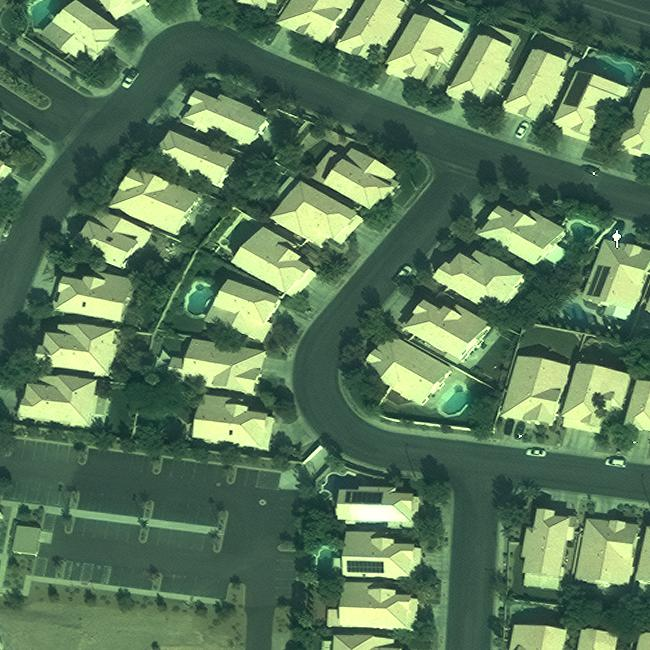
#> input picture figs/eg.jpg, 650 x 650 px
$ python test_auto_bbox.py --image ../figs/eg.jpg --x 5 --y 5 --out out
#> lines starting #> are read from the running program, lines starting #| are printed output that depends on the picture; after the words box and inside, x2 and y2 are one past the last pixel; in counts of white or black regions, pixels touching at a corner belong together
### utils/auto_bbox.py
from dataclasses import asdict, dataclass
from typing import Any, Dict, Optional, Tuple

import cv2
import numpy as np


@dataclass
class AutoBBoxConfig:
    init_window_size: int = 96
    min_box_size: int = 12
    max_box_size: int = 256
    padding: int = 8
    floodfill_lo_diff: int = 12
    floodfill_up_diff: int = 12
    canny_low: int = 50
    canny_high: int = 150
    morph_kernel_size: int = 3
    fallback_box_size: int = 64
    min_area_ratio: float = 0.001
    max_area_ratio: float = 0.8
    max_aspect_ratio: float = 6.0


def generate_adaptive_bbox(image, click_point, config=None, debug=False):
    """
    image: np.ndarray, supports gray/RGB/BGR/RGBA
    click_point: (x, y)
    config: dict or AutoBBoxConfig
    debug: bool

    return:
        bbox: [x1, y1, x2, y2]
        info: dict
    """
    cfg = AutoBBoxConfig()
    info = _base_info(click_point, debug)
    try:
        cfg = _normalize_config(config)
        info["config"] = asdict(cfg)
        valid_image, message = _validate_image(image)
        if not valid_image:
            bbox = _empty_image_fallback(click_point, cfg)
            info.update(
                success=False,
                method="fallback",
                message=message,
                final_bbox=bbox,
                fallback_used=True,
            )
            return bbox, info

        height, width = image.shape[:2]
        point, _ = _normalize_point(click_point)
        if point is None:
            info.update(
                success=False,
                method="fallback",
                message="Invalid click_point; expected numeric (x, y).",
                fallback_used=True,
            )
            bbox = _fallback_bbox((0, 0), width, height, cfg)
            info["final_bbox"] = bbox
            return bbox, info

        x, y = point
        info["click_point"] = [x, y]
        click_inside = 0 <= x < width and 0 <= y < height
        if not click_inside:
            clamped_point = (int(np.clip(x, 0, width - 1)), int(np.clip(y, 0, height - 1)))
            bbox = _fallback_bbox(clamped_point, width, height, cfg)
            info.update(
                success=False,
                method="fallback",
                message="click_point is outside image bounds; returned clipped fallback bbox.",
                final_bbox=bbox,
                fallback_used=True,
            )
            return bbox, info

        roi, roi_origin, roi_box = _crop_roi(image, point, cfg.init_window_size)
        info["roi"] = roi_box
        gray, gray_message = _to_gray(roi)
        if gray is None:
            bbox = _fallback_bbox(point, width, height, cfg)
            info.update(
                success=False,
                method="fallback",
                message=gray_message,
                final_bbox=bbox,
                fallback_used=True,
            )
            return bbox, info

        mask = _floodfill_mask(gray, (x - roi_origin[0], y - roi_origin[1]), cfg)
        mask = _cleanup_mask(mask, cfg.morph_kernel_size)
        raw_bbox, mask_area, mask_message = _component_bbox_containing_point(
            mask, (x - roi_origin[0], y - roi_origin[1])
        )
        info["mask_area"] = int(mask_area)
        if debug:
            info["debug_mask"] = mask.copy()

        if raw_bbox is None:
            bbox = _fallback_bbox(point, width, height, cfg)
            info.update(
                success=False,
                method="fallback",
                message=mask_message,
                final_bbox=bbox,
                fallback_used=True,
            )
            return bbox, info

        info["raw_bbox"] = _bbox_to_list(raw_bbox)
        final_bbox = _map_bbox_to_image(raw_bbox, roi_origin, cfg.padding, width, height)
        valid, valid_message = _validate_bbox(final_bbox, point, width, height, mask_area, mask.size, cfg)
        if not valid:
            bbox = _fallback_bbox(point, width, height, cfg)
            info.update(
                success=False,
                method="fallback",
                message=valid_message,
                final_bbox=bbox,
                fallback_used=True,
            )
            return bbox, info

        info.update(
            success=True,
            method="floodfill",
            message="adaptive bbox generated.",
            final_bbox=final_bbox,
            fallback_used=False,
        )
        return final_bbox, info
    except Exception as exc:
        bbox = _safe_fallback_from_image(image, click_point, cfg)
        info.update(
            success=False,
            method="fallback",
            message=f"adaptive bbox failed: {exc}",
            final_bbox=bbox,
            fallback_used=True,
        )
        return bbox, info


def _normalize_config(config: Optional[Any]) -> AutoBBoxConfig:
    if config is None:
        return AutoBBoxConfig()
    if isinstance(config, AutoBBoxConfig):
        return config
    if isinstance(config, dict):
        values = asdict(AutoBBoxConfig())
        values.update(config)
        return AutoBBoxConfig(**values)
    raise TypeError("config must be None, dict, or AutoBBoxConfig.")


def _base_info(click_point, debug: bool) -> Dict[str, Any]:
    return {
        "success": False,
        "method": None,
        "message": "",
        "click_point": list(click_point) if _is_point_like(click_point) else click_point,
        "roi": None,
        "raw_bbox": None,
        "final_bbox": None,
        "mask_area": 0,
        "fallback_used": False,
        "debug_mask": None if debug else "disabled",
    }


def _validate_image(image) -> Tuple[bool, str]:
    if image is None:
        return False, "image is None."
    if not isinstance(image, np.ndarray):
        return False, "image must be a numpy ndarray."
    if image.size == 0:
        return False, "image is empty."
    if image.ndim not in (2, 3):
        return False, "image must be gray or HWC color array."
    if image.shape[0] <= 0 or image.shape[1] <= 0:
        return False, "image has invalid spatial shape."
    return True, ""


def _is_point_like(point) -> bool:
    return isinstance(point, (tuple, list, np.ndarray)) and len(point) == 2


def _normalize_point(point) -> Tuple[Optional[Tuple[int, int]], bool]:
    if not _is_point_like(point):
        return None, False
    try:
        x = int(round(float(point[0])))
        y = int(round(float(point[1])))
    except (TypeError, ValueError):
        return None, False
    return (x, y), True


def _crop_roi(image: np.ndarray, point: Tuple[int, int], window_size: int):
    height, width = image.shape[:2]
    half = max(1, int(window_size) // 2)
    x, y = point
    x1 = max(0, x - half)
    y1 = max(0, y - half)
    x2 = min(width, x + half)
    y2 = min(height, y + half)
    return image[y1:y2, x1:x2], (x1, y1), [x1, y1, x2, y2]


def _to_gray(roi: np.ndarray):
    if roi.ndim == 2:
        return _as_uint8(roi), ""
    if roi.ndim != 3:
        return None, "ROI channel layout is invalid."
    channels = roi.shape[2]
    if channels == 1:
        return _as_uint8(roi[:, :, 0]), ""
    if channels == 3:
        return _as_uint8(cv2.cvtColor(roi, cv2.COLOR_BGR2GRAY)), ""
    if channels == 4:
        return _as_uint8(cv2.cvtColor(roi, cv2.COLOR_BGRA2GRAY)), ""
    return None, f"Unsupported image channel count: {channels}."


def _as_uint8(image: np.ndarray) -> np.ndarray:
    if image.dtype == np.uint8:
        return image
    if np.issubdtype(image.dtype, np.floating):
        finite = np.nan_to_num(image, copy=True)
        if finite.max(initial=0) <= 1.0:
            finite = finite * 255.0
        return np.clip(finite, 0, 255).astype(np.uint8)
    return np.clip(image, 0, 255).astype(np.uint8)


def _floodfill_mask(gray: np.ndarray, seed: Tuple[int, int], cfg: AutoBBoxConfig) -> np.ndarray:
    blurred = cv2.GaussianBlur(gray, (5, 5), 0)
    clahe = cv2.createCLAHE(clipLimit=2.0, tileGridSize=(8, 8))
    enhanced = clahe.apply(blurred)
    flood_mask = np.zeros((enhanced.shape[0] + 2, enhanced.shape[1] + 2), dtype=np.uint8)
    flags = 4 | cv2.FLOODFILL_FIXED_RANGE | cv2.FLOODFILL_MASK_ONLY | (255 << 8)
    cv2.floodFill(
        enhanced.copy(),
        flood_mask,
        seedPoint=seed,
        newVal=0,
        loDiff=int(cfg.floodfill_lo_diff),
        upDiff=int(cfg.floodfill_up_diff),
        flags=flags,
    )
    region = flood_mask[1:-1, 1:-1]
    edges = cv2.Canny(enhanced, int(cfg.canny_low), int(cfg.canny_high))
    return np.where((region > 0) & (edges == 0), 255, 0).astype(np.uint8)


def _cleanup_mask(mask: np.ndarray, kernel_size: int) -> np.ndarray:
    size = max(1, int(kernel_size))
    kernel = np.ones((size, size), dtype=np.uint8)
    opened = cv2.morphologyEx(mask, cv2.MORPH_OPEN, kernel)
    return cv2.morphologyEx(opened, cv2.MORPH_CLOSE, kernel)


def _component_bbox_containing_point(mask: np.ndarray, point: Tuple[int, int]):
    x, y = point
    if mask.size == 0 or not (0 <= x < mask.shape[1] and 0 <= y < mask.shape[0]):
        return None, 0, "click point is outside ROI mask."
    num_labels, labels, stats, _ = cv2.connectedComponentsWithStats((mask > 0).astype(np.uint8), 8)
    label_id = labels[y, x]
    if num_labels <= 1 or label_id == 0:
        return None, 0, "floodFill did not produce a valid component containing click_point."
    left, top, width, height, area = stats[label_id]
    return (int(left), int(top), int(left + width), int(top + height)), int(area), "component found."


# [45 lines left out: functions _map_bbox_to_image, _validate_bbox, not called in this run]


def _fallback_bbox(point: Tuple[int, int], image_width: int, image_height: int, cfg: AutoBBoxConfig):
    x, y = point
    half = max(1, int(cfg.fallback_box_size) // 2)
    x1 = int(np.clip(x - half, 0, max(0, image_width - 1)))
    y1 = int(np.clip(y - half, 0, max(0, image_height - 1)))
    x2 = int(np.clip(x + half, min(1, image_width), image_width))
    y2 = int(np.clip(y + half, min(1, image_height), image_height))
    if x2 <= x1:
        x2 = min(image_width, x1 + 1)
    if y2 <= y1:
        y2 = min(image_height, y1 + 1)
    return [x1, y1, x2, y2]


# [16 lines left out: functions _empty_image_fallback, _safe_fallback_from_image, not called in this run]


def _bbox_to_list(bbox):
    return [int(v) for v in bbox]

### tools/test_auto_bbox.py
import argparse
import json
import os
import sys
from dataclasses import asdict

import cv2
import numpy as np

ROOT_DIR = os.path.dirname(os.path.dirname(os.path.abspath(__file__)))
if ROOT_DIR not in sys.path:
    sys.path.insert(0, ROOT_DIR)

from utils.auto_bbox import AutoBBoxConfig, generate_adaptive_bbox


def parse_args():
    default_cfg = AutoBBoxConfig()
    parser = argparse.ArgumentParser(description="Generate and visualize an adaptive bbox from one click point.")
    parser.add_argument("--image", required=True, help="Input image path.")
    parser.add_argument("--x", required=True, type=int, help="Click x coordinate.")
    parser.add_argument("--y", required=True, type=int, help="Click y coordinate.")
    parser.add_argument("--out", required=True, help="Output directory for debug artifacts.")
    parser.add_argument("--debug", action="store_true", help="Save debug mask when available.")

    for name, value in asdict(default_cfg).items():
        arg_type = type(value)
        parser.add_argument(f"--{name.replace('_', '-')}", default=value, type=arg_type)
    return parser.parse_args()


def build_config(args):
    keys = asdict(AutoBBoxConfig()).keys()
    return AutoBBoxConfig(**{key: getattr(args, key) for key in keys})


def load_image(path):
    image = cv2.imread(path, cv2.IMREAD_UNCHANGED)
    if image is None:
        return None, f"Unable to read image: {path}"
    return image, ""


def to_bgr_for_overlay(image):
    if image.ndim == 2:
        return cv2.cvtColor(image, cv2.COLOR_GRAY2BGR)
    if image.ndim == 3 and image.shape[2] == 1:
        return cv2.cvtColor(image[:, :, 0], cv2.COLOR_GRAY2BGR)
    if image.ndim == 3 and image.shape[2] == 3:
        return image.copy()
    if image.ndim == 3 and image.shape[2] == 4:
        return cv2.cvtColor(image, cv2.COLOR_BGRA2BGR)
    raise ValueError(f"Unsupported image shape for overlay: {image.shape}")


def draw_overlay(image, click_point, bbox, roi):
    overlay = to_bgr_for_overlay(image)
    x, y = click_point
    if roi is not None:
        rx1, ry1, rx2, ry2 = [int(v) for v in roi]
        cv2.rectangle(overlay, (rx1, ry1), (rx2, ry2), (255, 0, 0), 2)
        cv2.putText(overlay, "ROI", (rx1, max(0, ry1 - 6)), cv2.FONT_HERSHEY_SIMPLEX, 0.5, (255, 0, 0), 1)

    x1, y1, x2, y2 = [int(v) for v in bbox]
    cv2.rectangle(overlay, (x1, y1), (x2, y2), (0, 255, 0), 2)
    cv2.putText(overlay, "bbox", (x1, min(overlay.shape[0] - 1, y2 + 16)), cv2.FONT_HERSHEY_SIMPLEX, 0.5, (0, 255, 0), 1)
    cv2.drawMarker(overlay, (int(x), int(y)), (0, 0, 255), markerType=cv2.MARKER_CROSS, markerSize=18, thickness=2)
    return overlay


def save_debug_mask(debug_mask, out_dir):
    if isinstance(debug_mask, np.ndarray):
        mask_path = os.path.join(out_dir, "mask.png")
        cv2.imwrite(mask_path, debug_mask)
        return {
            "path": "mask.png",
            "shape": list(debug_mask.shape),
            "dtype": str(debug_mask.dtype),
            "nonzero": int(np.count_nonzero(debug_mask)),
        }
    return debug_mask


def make_json_ready_info(info, out_dir):
    json_info = dict(info)
    json_info["debug_mask"] = save_debug_mask(json_info.get("debug_mask"), out_dir)
    return json_info


def save_outputs(image, click_point, bbox, info, out_dir, image_error=""):
    os.makedirs(out_dir, exist_ok=True)
    json_info = make_json_ready_info(info, out_dir)
    if image_error:
        json_info["image_error"] = image_error

    if image is not None:
        try:
            overlay = draw_overlay(image, click_point, bbox, info.get("roi"))
            cv2.imwrite(os.path.join(out_dir, "bbox_overlay.png"), overlay)
        except Exception as exc:
            json_info["overlay_error"] = str(exc)

    info_path = os.path.join(out_dir, "info.json")
    with open(info_path, "w", encoding="utf-8") as f:
        json.dump(json_info, f, indent=2, ensure_ascii=False)


def print_summary(bbox, info):
    print("bbox:", bbox)
    print("method:", info.get("method"))
    print("fallback_used:", info.get("fallback_used"))
    print("message:", info.get("message"))


def main():
    args = parse_args()
    click_point = (args.x, args.y)
    config = build_config(args)
    image, image_error = load_image(args.image)
#> in load_image, image is the input picture: shape (650, 650, 3); mean B, G, R 89.8, 120.1, 90.7
#> image_error = ''

    bbox, info = generate_adaptive_bbox(image, click_point, config=config, debug=args.debug)
#> in generate_adaptive_bbox, `valid_image, message = _validate_image(image)`: valid_image = True; message = ''
#> in generate_adaptive_bbox, `roi, roi_origin, roi_box = _crop_roi(image, point, cfg.init_window_size)`:
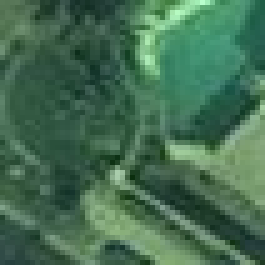
#> roi: shape (53, 53, 3) (shown 5 times larger); mean B, G, R 82.4, 109.5, 68.3
#> in generate_adaptive_bbox, `roi, roi_origin, roi_box = _crop_roi(image, point, cfg.init_window_size)`: roi_origin = (0, 0); roi_box = [0, 0, 53, 53]
#> in generate_adaptive_bbox, `gray, gray_message = _to_gray(roi)`:
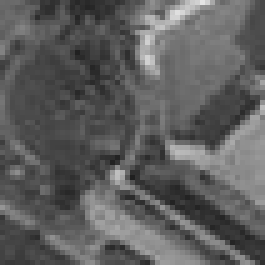
#> gray: shape (53, 53) (shown 5 times larger); min 32, max 228, mean 94.1
#> in generate_adaptive_bbox, `gray, gray_message = _to_gray(roi)`: gray_message = ''
#> in _floodfill_mask, `blurred = cv2.GaussianBlur(gray, (5, 5), 0)`:
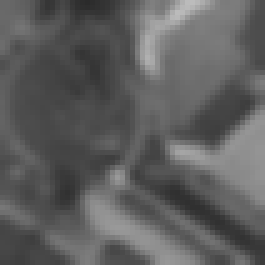
#> blurred: shape (53, 53) (shown 5 times larger); min 43, max 188, mean 94.1
#> in _floodfill_mask, `enhanced = clahe.apply(blurred)`:
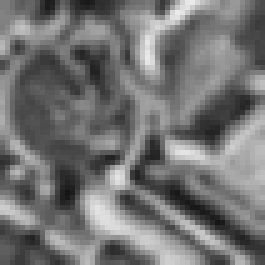
#> enhanced: shape (53, 53) (shown 5 times larger); min 21, max 234, mean 115.2
#> in _floodfill_mask, `edges = cv2.Canny(enhanced, int(cfg.canny_low), int(cfg.canny_high))`:
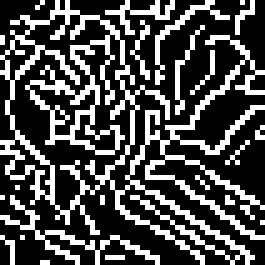
#> edges: shape (53, 53) (shown 5 times larger); 31% white in thin lines or dots
#> in _floodfill_mask, `return np.where((region > 0) & (edges == 0), 255, 0).astype(np.uint8)`:
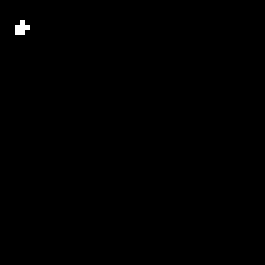
#> returned value: shape (53, 53) (shown 5 times larger); 0.21% white in thin lines or dots, all inside (x1, y1, x2, y2) = (3, 4, 6, 7)
#> in _cleanup_mask, `opened = cv2.morphologyEx(mask, cv2.MORPH_OPEN, kernel)`: opened: shape (53, 53); every value is 0
#> in _component_bbox_containing_point, `num_labels, labels, stats, _ = cv2.connectedComponentsWithStats((mask ..`: labels: shape (53, 53) int32; every value is 0
#> in _component_bbox_containing_point, `num_labels, labels, stats, _ = cv2.connectedComponentsWithStats((mask ..`: num_labels = 1; stats = [[0, 0, 53, 53, 2809]]
#> in _component_bbox_containing_point, `label_id = labels[y, x]`: label_id = 0
#> bbox = [0, 0, 37, 37]; info = 11 items
    save_outputs(image, click_point, bbox, info, args.out, image_error=image_error)
#> in draw_overlay, `x1, y1, x2, y2 = [int(v) for v in bbox]`: x1 = 0; x2 = 37
#> in draw_overlay, `cv2.rectangle(overlay, (x1, y1), (x2, y2), (0, 255, 0), 2)`:
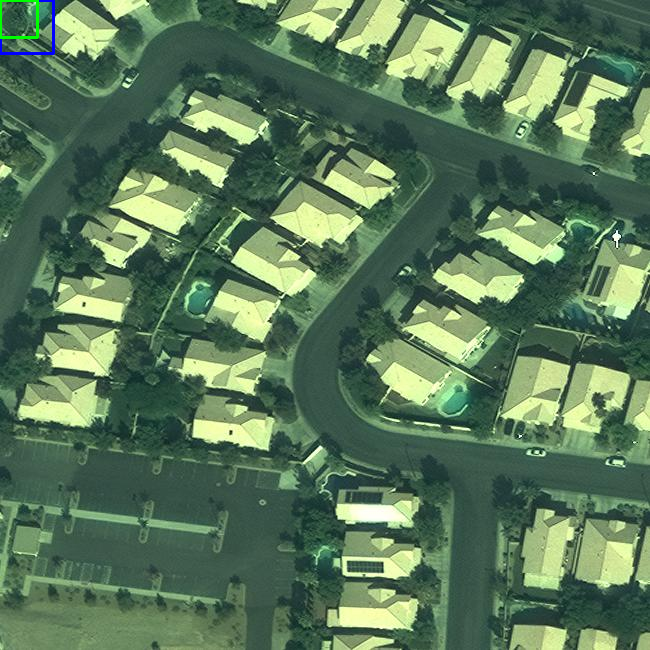
#> overlay: shape (650, 650, 3); mean B, G, R 89.9, 120.1, 90.5
#> in draw_overlay, `cv2.putText(overlay, "bbox", (x1, min(overlay.shape[0] - 1, y2 + 16)),..`: overlay: shape (650, 650, 3); 0.02% of pixels changed, all inside (x1, y1, x2, y2) = (2, 43, 37, 54)
#> in draw_overlay, `cv2.drawMarker(overlay, (int(x), int(y)), (0, 0, 255), markerType=cv2...`: overlay: shape (650, 650, 3); mean B, G, R 89.8, 120.1, 90.6
    print_summary(bbox, info)
#| bbox: [0, 0, 37, 37]
#| method: fallback
#| fallback_used: True
#| message: floodFill did not produce a valid component containing click_point.

    if image is None:
        print(image_error)
        return 2
    return 0


if __name__ == "__main__":
    raise SystemExit(main())
#> (the program exits here)
